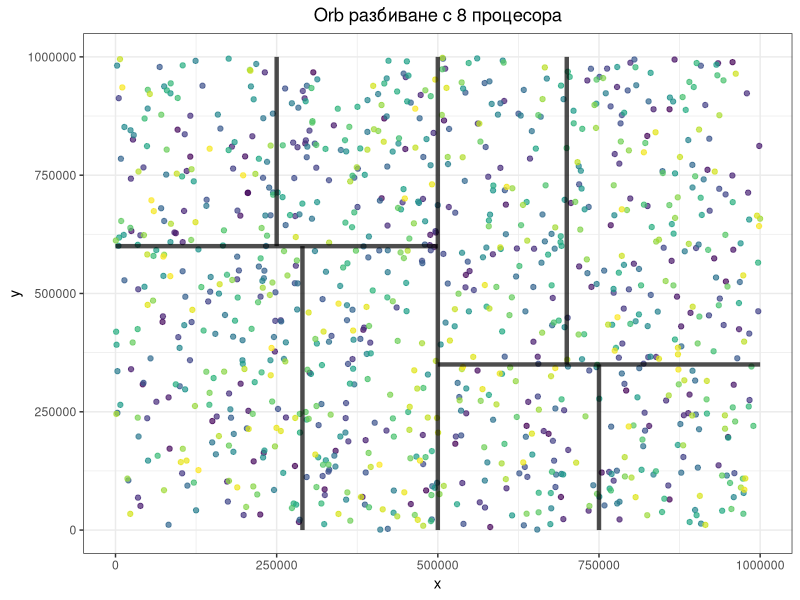

R code for this plot:
library(ggplot2)
library(tidyverse)
require(scales)

theme_set(theme_bw())

coords <- read.csv("./1000bodyCoordinatesIteration0.csv")

p <- ggplot(
  coords,
  aes(x = x, y = y, colour = as.factor(id))
  ) +
  ggtitle("Orb разбиване с 8 процесора") +
  theme(plot.title = element_text(hjust = 0.5)) +
  geom_point(show.legend = F, alpha = 0.7) +
  scale_color_viridis_d() +
  scale_size(range = c(2, 12)) +
  labs(x = "x", y = "y")

#add center split
p <- p + annotate("segment",
             x = 500000,
             y = 0,
             xend = 500000,
             yend = 1000000,
             size = 1.5, alpha = 0.7)

#add left split
p <- p + annotate("segment",
             x = 0,
             y = 600000,
             xend = 500000,
             yend = 600000,
             size = 1.5, alpha = 0.7)

#right split
p <- p + annotate("segment",
             x = 500000,
             y = 350000,
             xend = 1000000,
             yend = 350000,
             size = 1.5, alpha = 0.7)

#bottom right split
p <- p + annotate("segment",
             x = 750000,
             y = 0,
             xend = 750000,
             yend = 350000,
             size = 1.5, alpha = 0.7)

#top right split
p <- p + annotate("segment",
             x = 700000,
             y = 350000,
             xend = 700000,
             yend = 1000000,
             size = 1.5, alpha = 0.7)

#bottom left
p <- p + annotate("segment",
             x = 290000,
             y = 0,
             xend = 290000,
             yend = 600000,
             size = 1.5, alpha = 0.7)

p <- p + annotate("segment",
             x = 250000,
             y = 600000,
             xend = 250000,
             yend = 1000000,
             size = 1.5, alpha = 0.7)

ggsave("./orb.png")
